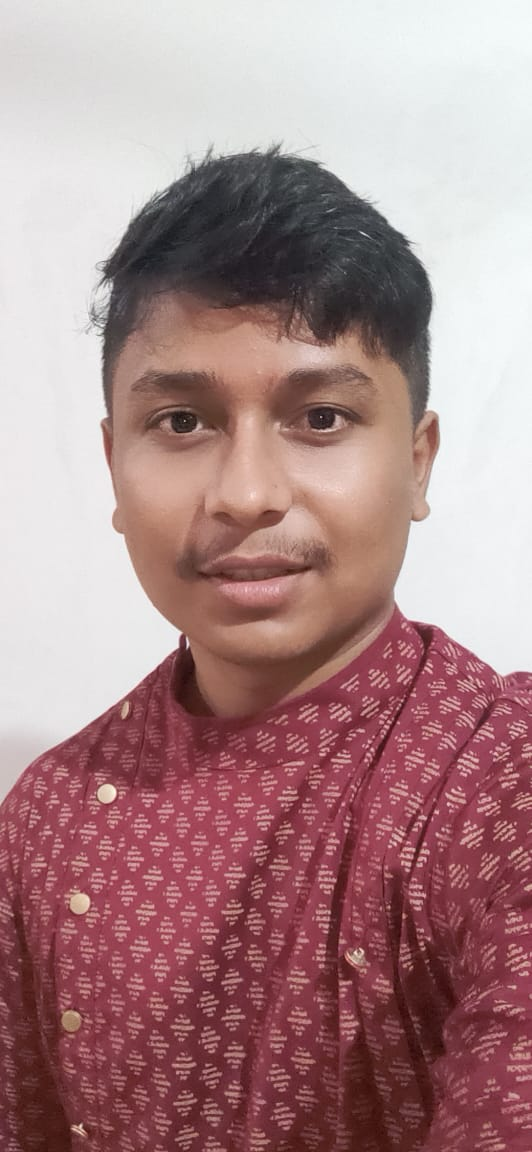
#> input picture img.jpg, 532 x 1152 px
$ python imageP4.py
#> lines starting #> are read from the running program, lines starting #| are printed output that depends on the picture; after the words box and inside, x2 and y2 are one past the last pixel; in counts of white or black regions, pixels touching at a corner belong together
import cv2

def cartoonize_cv2(input_path, output_path):
    # Read the image
#> called with input_path = 'img.jpg', output_path = 'cartoonized_image_cv2.jpg'
    image = cv2.imread(input_path)
#> image is the input picture: shape (1152, 532, 3); mean B, G, R 136.7, 135.1, 169.7

    # Convert the image to grayscale
    gray = cv2.cvtColor(image, cv2.COLOR_BGR2GRAY)
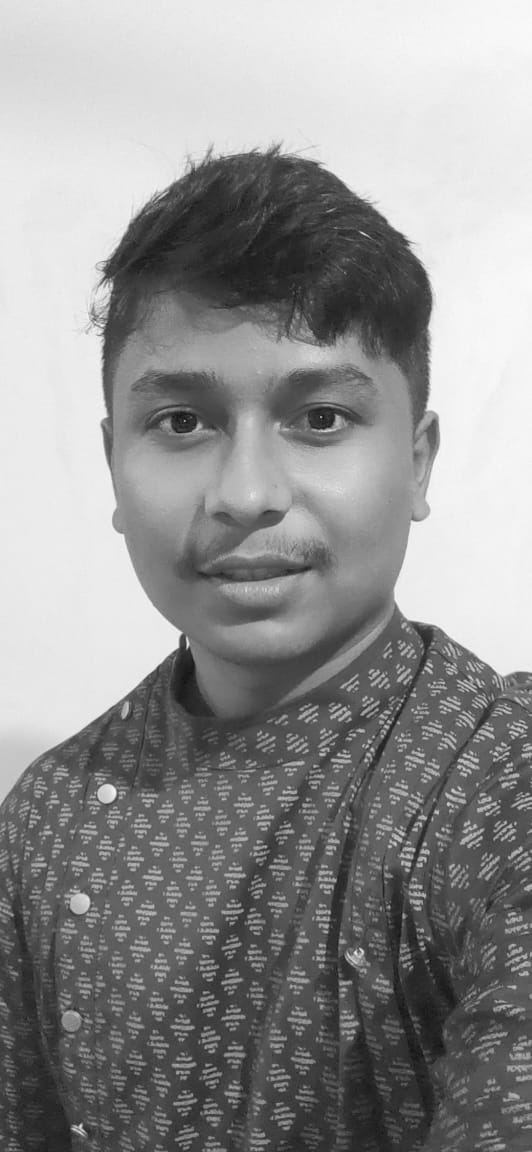
#> gray: shape (1152, 532); min 17, max 253, mean 145.7

    # Apply a bilateral filter to smooth the image while keeping the edges sharp
    smooth = cv2.bilateralFilter(gray, d=9, sigmaColor=300, sigmaSpace=75)

    # Use the adaptive thresholding to create an edge mask
    edges = cv2.adaptiveThreshold(smooth, 255, cv2.ADAPTIVE_THRESH_MEAN_C, cv2.THRESH_BINARY, 9, 15)
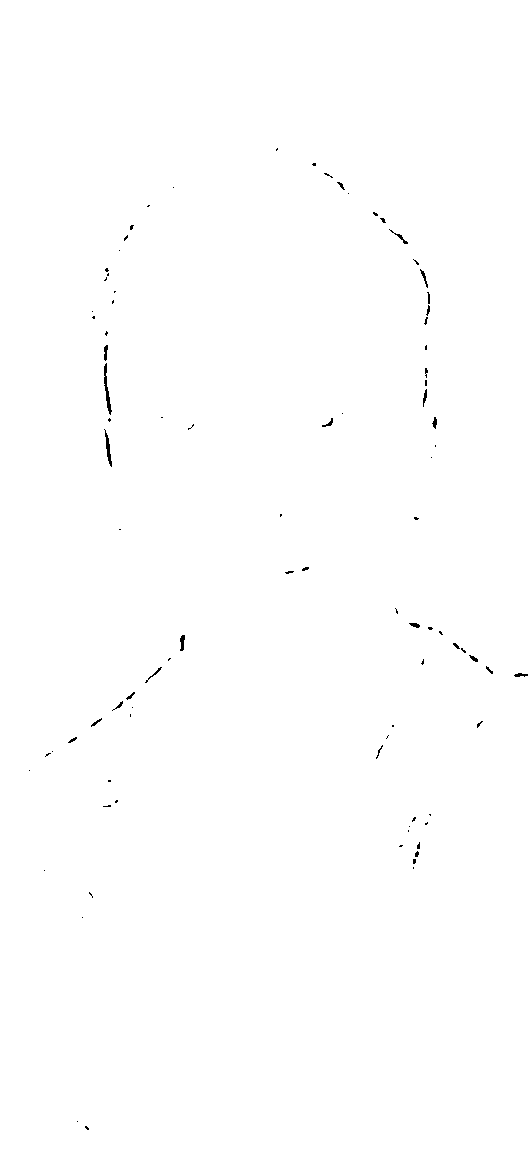
#> edges: shape (1152, 532); 99.8% white; black in thin lines or dots, all inside (x1, y1, x2, y2) = (29, 148, 528, 1130)

    # Combine the smoothed image with the edge mask
    cartoon = cv2.bitwise_and(image, image, mask=edges)

    # Save the cartoonized image
    cv2.imwrite(output_path, cartoon)

# Example usage
cartoonize_cv2("img.jpg", "cartoonized_image_cv2.jpg")

$ run again, with cartoonized_image_advanced.jpg copied over img.jpg
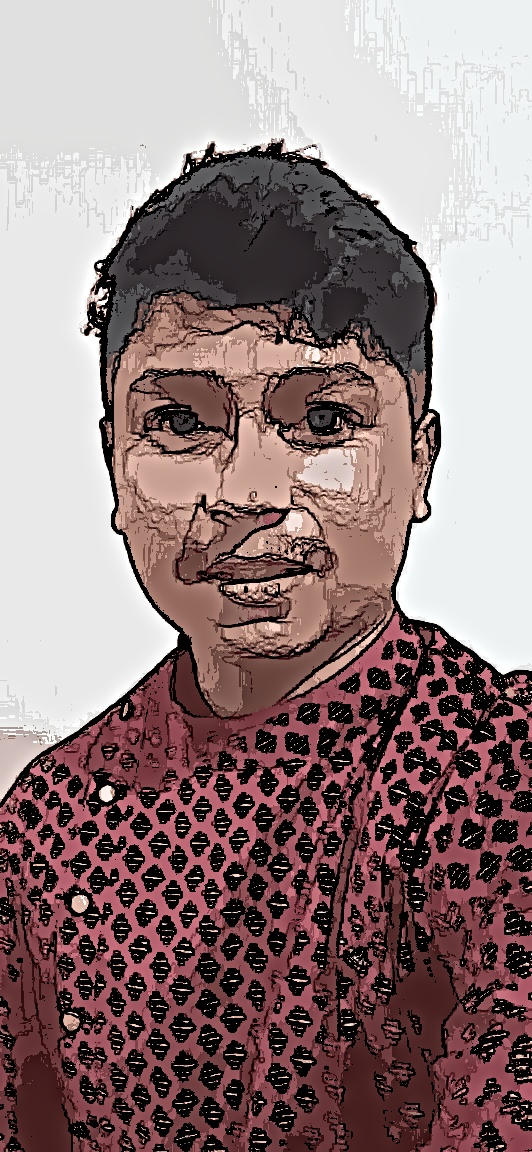
#> input picture cartoonized_image_advanced.jpg, 532 x 1152 px
#> in cartoonize_cv2, image is the input picture: shape (1152, 532, 3); mean B, G, R 124.1, 123.8, 145.4
#> in cartoonize_cv2, `smooth = cv2.bilateralFilter(gray, d=9, sigmaColor=300, sigmaSpace=75)`:
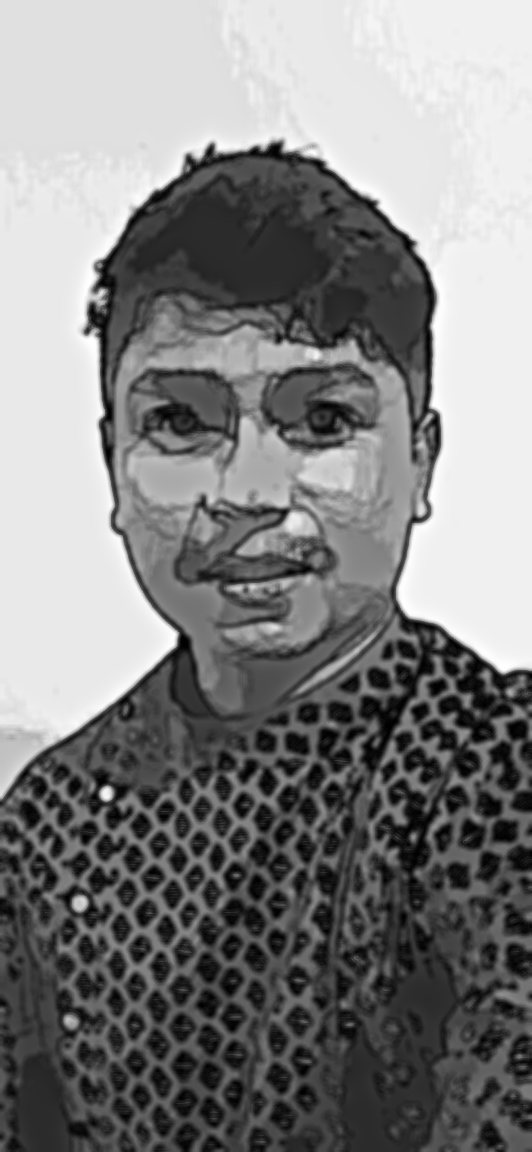
#> smooth: shape (1152, 532); min 0, max 254, mean 130.1
#> in cartoonize_cv2, `edges = cv2.adaptiveThreshold(smooth, 255, cv2.ADAPTIVE_THRESH_MEAN_C,..`:
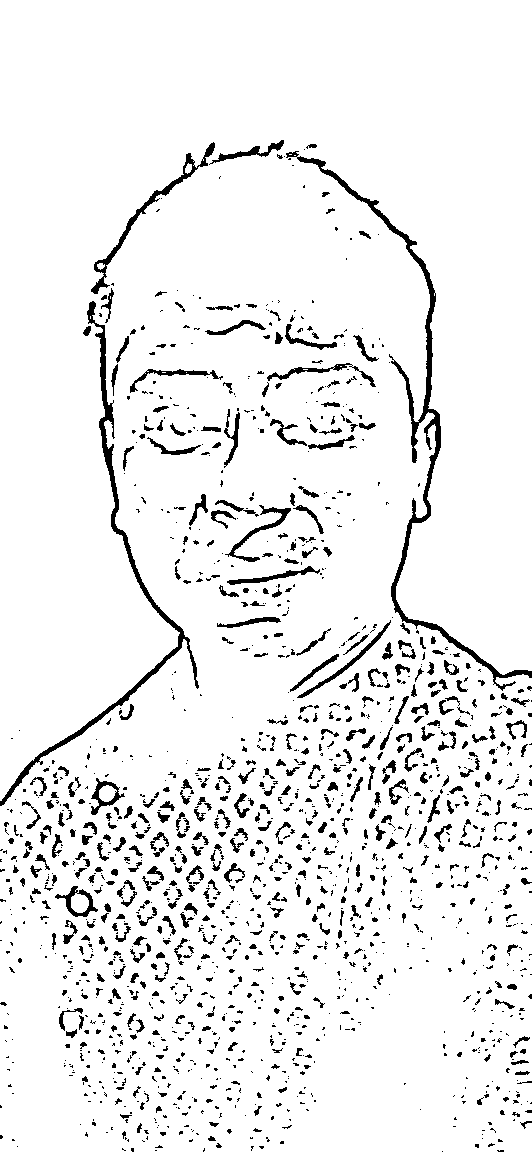
#> edges: shape (1152, 532); 93.3% white; 1544 black regions (1050 under 20 px), largest, box (x1, y1, x2, y2) and area: (286, 151, 532, 691) 4353, (0, 301, 199, 806) 3325, (91, 142, 215, 294) 1149
